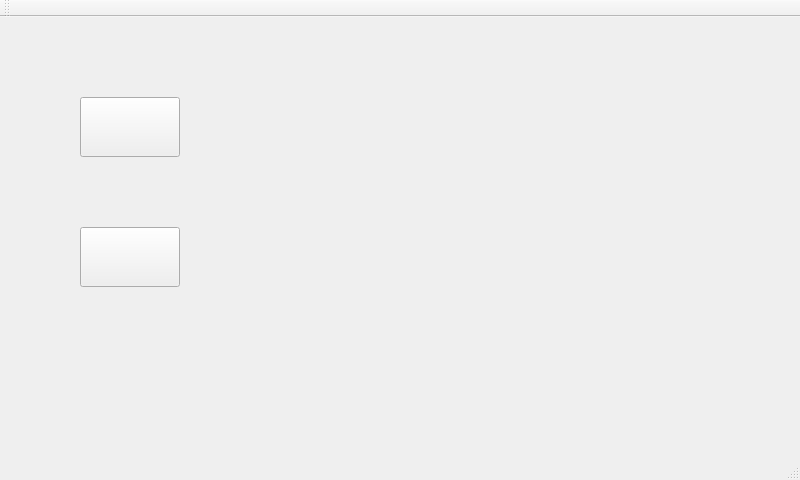
<?xml version="1.0" encoding="UTF-8"?>
<ui version="4.0">
 <class>MainWindow</class>
 <widget class="QMainWindow" name="MainWindow">
  <property name="geometry">
   <rect>
    <x>0</x>
    <y>0</y>
    <width>800</width>
    <height>480</height>
   </rect>
  </property>
  <property name="windowTitle">
   <string>MainWindow</string>
  </property>
  <widget class="QWidget" name="centralWidget">
   <widget class="QLabel" name="label">
    <property name="geometry">
     <rect>
      <x>310</x>
      <y>40</y>
      <width>400</width>
      <height>300</height>
     </rect>
    </property>
    <property name="text">
     <string/>
    </property>
   </widget>
   <widget class="QPushButton" name="First">
    <property name="geometry">
     <rect>
      <x>80</x>
      <y>80</y>
      <width>100</width>
      <height>60</height>
     </rect>
    </property>
    <property name="focusPolicy">
     <enum>Qt::NoFocus</enum>
    </property>
    <property name="styleSheet">
     <string notr="true"/>
    </property>
    <property name="text">
     <string/>
    </property>
    <property name="icon">
     <iconset resource="image.qrc">
      <normaloff>:/images/Button_4.jpeg</normaloff>:/images/Button_4.jpeg</iconset>
    </property>
    <property name="iconSize">
     <size>
      <width>100</width>
      <height>60</height>
     </size>
    </property>
    <property name="autoExclusive">
     <bool>false</bool>
    </property>
    <property name="autoRepeatDelay">
     <number>100</number>
    </property>
    <property name="autoRepeatInterval">
     <number>60</number>
    </property>
    <property name="autoDefault">
     <bool>true</bool>
    </property>
   </widget>
   <widget class="QPushButton" name="Second">
    <property name="geometry">
     <rect>
      <x>80</x>
      <y>210</y>
      <width>100</width>
      <height>60</height>
     </rect>
    </property>
    <property name="focusPolicy">
     <enum>Qt::NoFocus</enum>
    </property>
    <property name="styleSheet">
     <string notr="true">border-image:url(:/images/Button_4.jpeg);
color: qlineargradient(spread:pad, x1:0, y1:0, x2:1, y2:0, stop:0 rgba(0, 0, 0, 255), stop:1 rgba(255, 255, 255, 255));</string>
    </property>
    <property name="text">
     <string/>
    </property>
    <property name="icon">
     <iconset resource="image.qrc">
      <normaloff>:/images/Button_4.jpeg</normaloff>
      <normalon>:/images/Button_4.jpeg</normalon>:/images/Button_4.jpeg</iconset>
    </property>
    <property name="iconSize">
     <size>
      <width>100</width>
      <height>60</height>
     </size>
    </property>
   </widget>
  </widget>
  <widget class="QMenuBar" name="menuBar">
   <property name="geometry">
    <rect>
     <x>0</x>
     <y>0</y>
     <width>800</width>
     <height>25</height>
    </rect>
   </property>
  </widget>
  <widget class="QToolBar" name="mainToolBar">
   <attribute name="toolBarArea">
    <enum>TopToolBarArea</enum>
   </attribute>
   <attribute name="toolBarBreak">
    <bool>false</bool>
   </attribute>
  </widget>
  <widget class="QStatusBar" name="statusBar"/>
 </widget>
 <layoutdefault spacing="6" margin="11"/>
 <resources>
  <include location="image.qrc"/>
 </resources>
 <connections/>
</ui>
